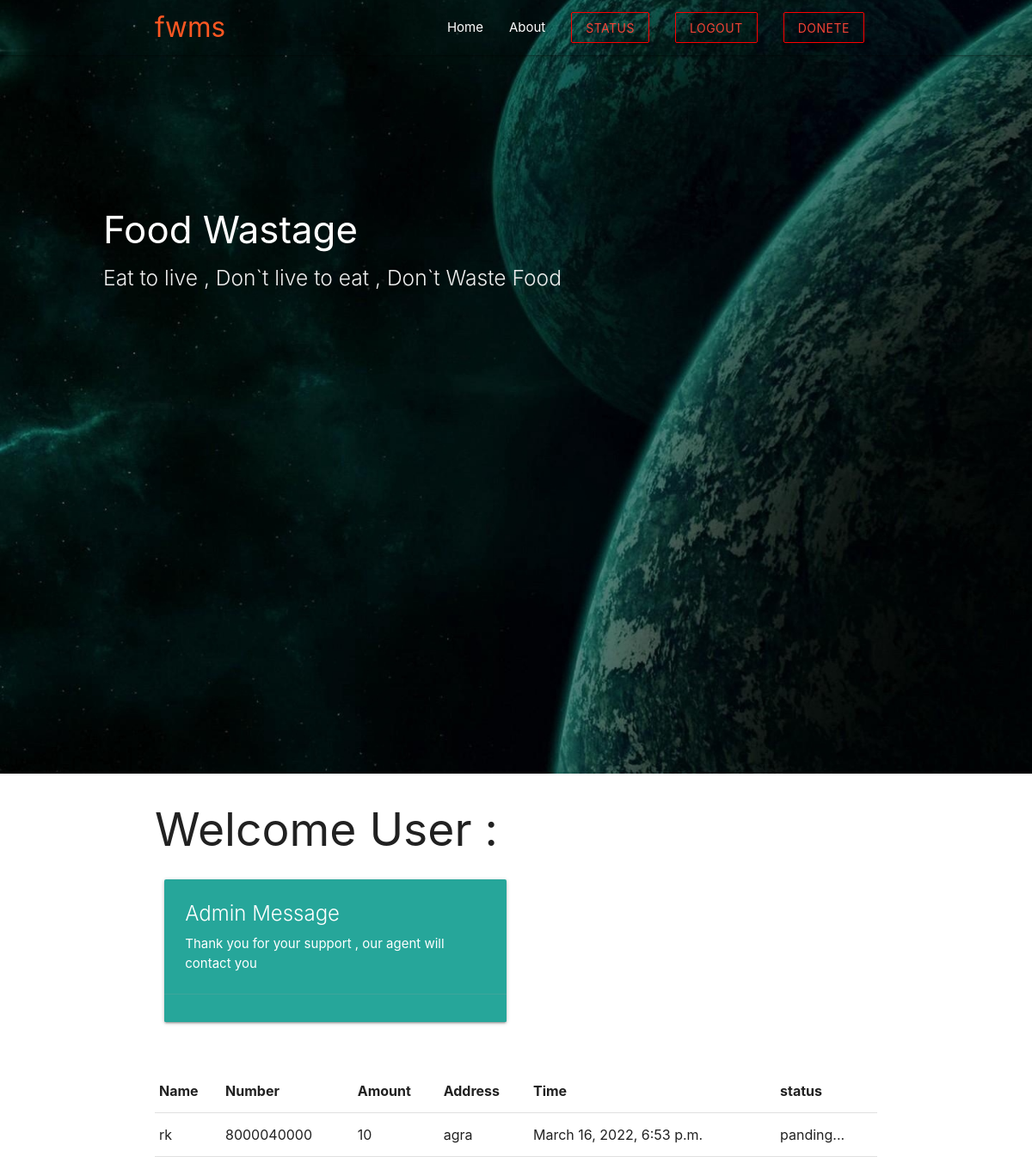
The page /status/ (signed in) on the database its author committed.
### accounts/models.py (models this page shows, shortened)
class Donate_Food(models.Model):
    user  = models.OneToOneField(User , on_delete=models.CASCADE)
    phone = models.IntegerField(default=0)
    amount = models.IntegerField(default=0)
    Address = models.CharField(max_length=100)
    Donate_time = models.DateTimeField(auto_now_add=True)
    status = models.CharField(max_length=100 , default="panding...")
    message = models.CharField(max_length=100 , default='Thank you for your support  , our agent will contact you')
    FeedBack = models.TextField(default='.')

### accounts/views.py (the view)
# urls.py: path('status/' , accounts_views.status , name="status"),
def status(request):
    details = Donate_Food.objects.filter(user=request.user)
    return render(request , 'accounts/status.html' , {'details' : details})

### accounts/templates/accounts/status.html (shortened to what this page needs)
{% extends 'accounts/profile.html' %}
{% block content %}
<div class="container">
  <table>
        <thead>
          <tr>
              <th>Name</th>
              <th>Number</th>
              <th>Amount</th>
              <th>Address</th>
              <th>Time</th>
              <th>status</th>
          </tr>
        </thead>
        <tbody>
          {% for Details in details %}
          <tr>
            <td>{{ Details.user }}</td>
            <td>{{ Details.phone }}</td>
            <td>{{ Details.amount }}</td>
            <td>{{ Details.Address }}</td>
            <td>{{ Details.Donate_time }}</td>
            <td>{{ Details.status }}</td>
          </tr>
            <div class="row">
            <div class="row">
            <div class="col s12 m6">
           <div class="card teal lighten-1">
           <div class="card-content white-text">
          <span class="card-title">Admin Message</span>
          <p>{{ Details.message }}</p>
         </div>
          <div class="card-action">
    {% endfor %}
           </div>
          </div>
               </div>
                 </div>
                </div>
               </div>
{% endblock %}

### rows shown on the page
Donate_Food: user "rk", phone "8000040000", amount "10", Address "agra", Donate_time "March 16, 2022, 6:53 p.m.", status "panding...", message "Thank you for your support , our agent will contact you"
